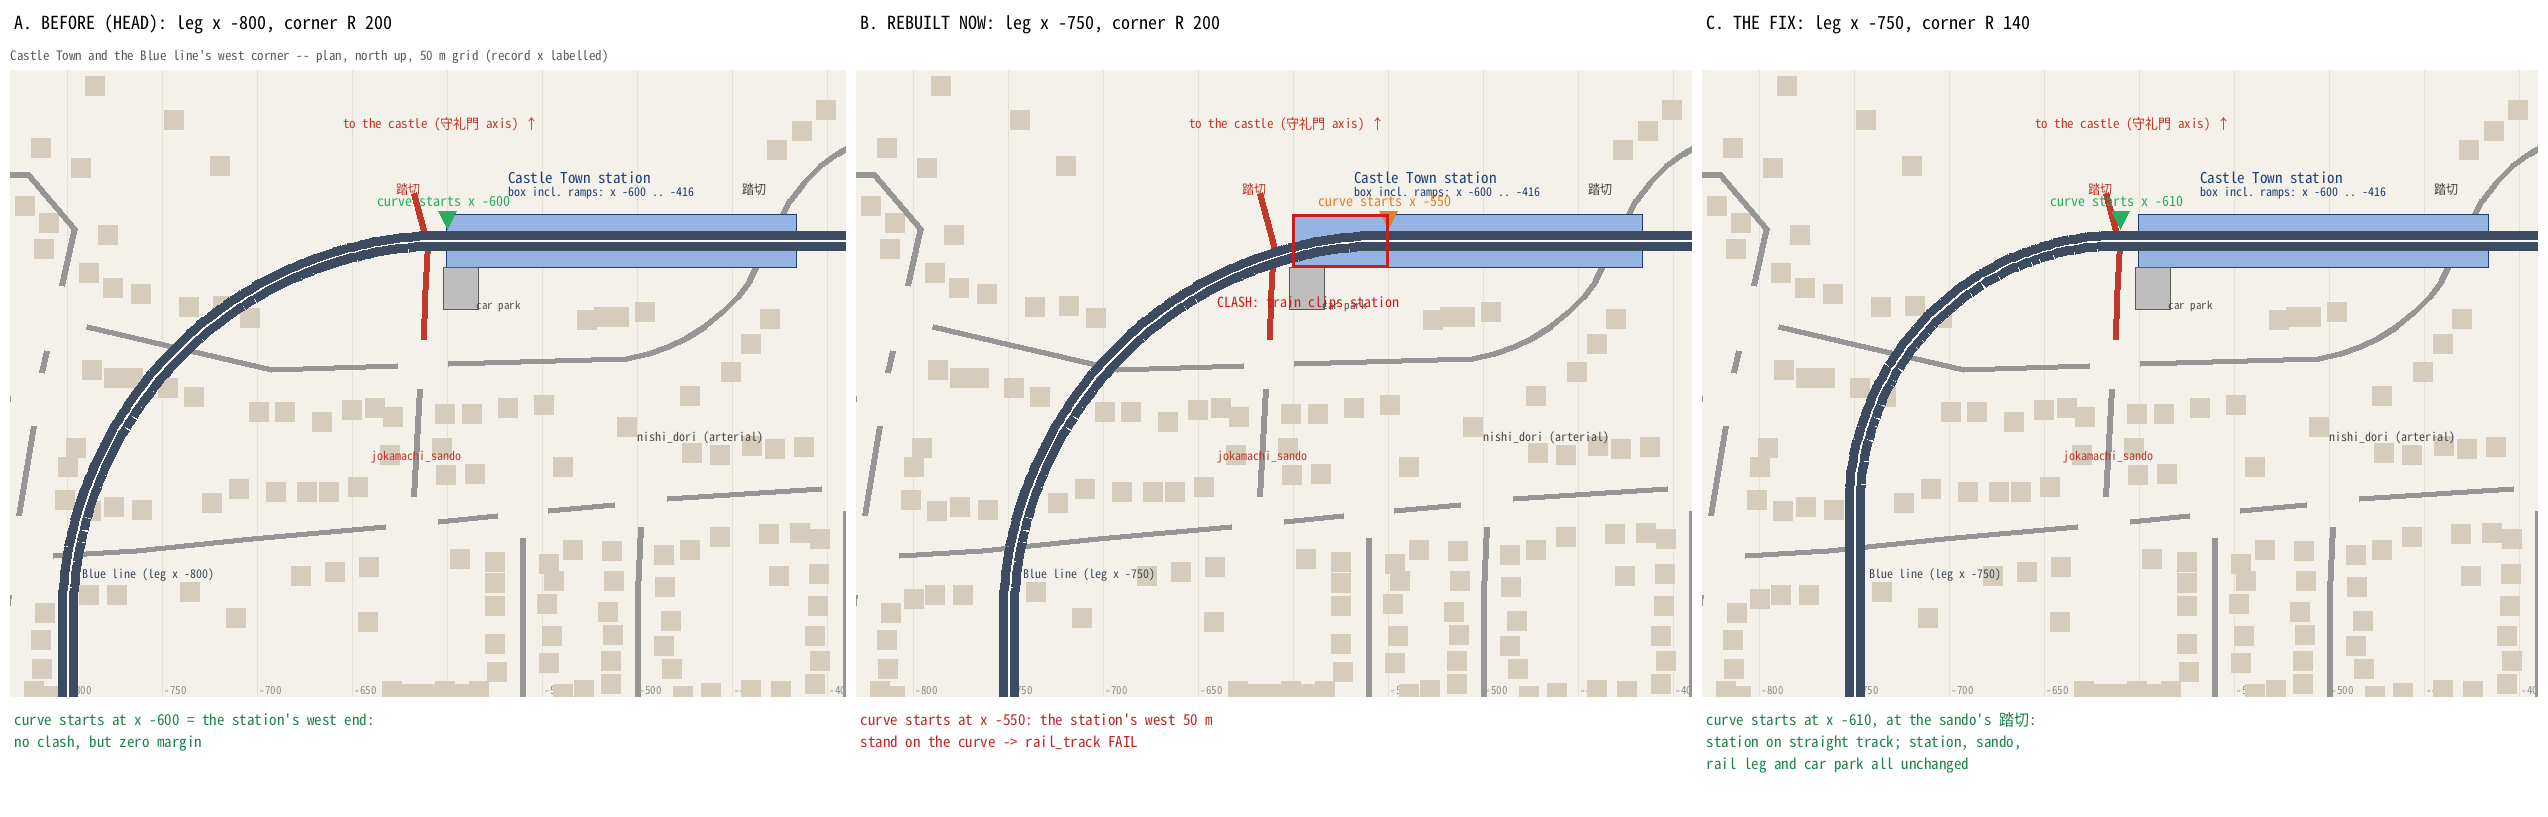

The Python source for this figure:
import json, math, sys
from PIL import Image, ImageDraw, ImageFont
R = "/data/danilko/git/third-person-shooter/"
OUT = sys.argv[1]
roads = json.load(open(R + "assets/world_source/pieces/IslandRoads.roads.json"))
P = {p["uid"]: p["pos"] for p in roads["points"]}
res = json.load(open(R + "assets/world_source/buildings/IslandRailReserve.json"))
blds = json.load(open(R + "assets/world_source/buildings/IslandBuildings.json"))
blds = blds["buildings"] if isinstance(blds, dict) else blds
FONT = "/usr/share/fonts/google-noto-sans-mono-cjk-vf-fonts/NotoSansMonoCJK-VF.ttc"
f = lambda s: ImageFont.truetype(FONT, s)
X0, X1, Y0, Y1 = -830.0, -390.0, -400.0, -70.0
S = 1.9                                    # px per metre
PW, PH = int((X1 - X0) * S), int((Y1 - Y0) * S)
TOP = 70
img = Image.new("RGB", (PW * 3 + 40, PH + TOP + 120), (255, 255, 255))
d = ImageDraw.Draw(img)

def rail(cx, rad, n=90):
    pts = [(-380.0, -160.0), (cx + rad, -160.0)]
    ox, oy = cx + rad, -160.0 - rad
    for i in range(n + 1):
        a = math.pi / 2 + (math.pi / 2) * i / n
        pts.append((ox + rad * math.cos(a), oy + rad * math.sin(a)))
    pts.append((cx, -430.0))
    return pts, cx + rad

def panel(k, cx, rad, title, lines, good):
    global d
    OX = 10 + k * (PW + 10)
    full = d
    pim = Image.new("RGB", (PW, PH), (244, 241, 234))
    d = ImageDraw.Draw(pim)
    ox, top = 0, 0
    T = lambda x, y: (ox + (x - X0) * S, top + (Y1 - y) * S)
    for g in range(-800, -380, 50):
        d.line([T(g, Y0), T(g, Y1)], fill=(228, 224, 214))
        d.text((T(g, Y0)[0] + 2, PH - 16), str(g), fill=(140, 140, 140), font=f(11))
    for b in blds:
        x, y = b["pos"][0], -b["pos"][2]
        if X0 < x < X1 and Y0 < y < Y1:
            d.rectangle([T(x - 5, y + 5), T(x + 5, y - 5)], fill=(214, 204, 188))
    for r in roads["roads"]:
        pts = [P[u] for u in r["points"] if u in P]
        if len(pts) < 2 or not any(X0 - 80 < p[0] < X1 + 80 and Y0 - 80 < p[1] < Y1 + 80 for p in pts):
            continue
        nm = r["name"]
        lanes = r["base"].get("lanes_fwd", 1) + r["base"].get("lanes_bwd", 1)
        col = (192, 57, 43) if nm.startswith("jokamachi_sando") else (90, 90, 90) if lanes >= 4 else (150, 150, 150)
        d.line([T(p[0], p[1]) for p in pts], fill=col, width=max(3, int(3.2 * lanes * S / 2)), joint="curve")
    for b in res["boxes"]:
        if b["id"] in ("station:Castle Town", "parking:Castle Town"):
            x, y, ux, uy = b["x"], b["y"], b.get("ux", 1.0), b.get("uy", 0.0)
            nx, ny = -uy, ux
            c = [T(x + ux * sa * b["h_along"] + nx * sc * b["h_across"], y + uy * sa * b["h_along"] + ny * sc * b["h_across"])
                 for sa, sc in ((1, 1), (-1, 1), (-1, -1), (1, -1))]
            st = b["id"].startswith("station")
            d.polygon(c, fill=(150, 180, 225) if st else (190, 190, 190), outline=(29, 63, 117) if st else (90, 90, 90))
            if st:
                d.text(T(x - 60, y + 40), "Castle Town station", fill=(29, 63, 117), font=f(15))
                d.text(T(x - 60, y + 31), "box incl. ramps: x %.0f .. %.0f" % (x - b["h_along"], x + b["h_along"]),
                       fill=(29, 63, 117), font=f(12))
            else:
                d.text(T(x + 8, y - 4), "car park", fill=(80, 80, 80), font=f(11))
    pts, tx = rail(cx, rad)
    d.line([T(*p) for p in pts], fill=(60, 75, 95), width=int(11 * S), joint="curve")      # the double-track bed, 11 m
    d.line([T(*p) for p in pts], fill=(250, 250, 250), width=2, joint="curve")
    mark = (39, 174, 96) if good else (230, 126, 34)
    a, b_ = T(tx, -160)
    d.polygon([(a - 9, b_ - 30), (a + 9, b_ - 30), (a, b_ - 12)], fill=mark)
    d.text((a - 70, b_ - 52), "curve starts x %.0f" % tx, fill=mark, font=f(14))
    if not good:   # the overlap: station box x -600 .. curve start
        d.rectangle([T(-600.4, -146), T(tx, -174)], outline=(200, 30, 30), width=3)
        d.text(T(-640, -186), "CLASH: train clips station", fill=(200, 30, 30), font=f(14))
    d.text(T(-655, -92), "to the castle (守礼門 axis) ↑", fill=(192, 57, 43), font=f(13))
    d.text(T(-640, -268), "jokamachi_sando", fill=(192, 57, 43), font=f(12))
    d.text(T(-500, -258), "nishi_dori (arterial)", fill=(70, 70, 70), font=f(12))
    d.text(T(-445, -128), "踏切", fill=(70, 70, 70), font=f(12))
    d.text(T(-627, -128), "踏切", fill=(192, 57, 43), font=f(12))
    d.text(T(cx + 8, -330), "Blue line (leg x %.0f)" % cx, fill=(60, 75, 95), font=f(12))
    d = full
    img.paste(pim, (OX, TOP))
    d.text((OX + 4, 8), title, fill=(0, 0, 0), font=f(18))
    for i, ln in enumerate(lines):
        d.text((OX + 4, TOP + PH + 10 + 22 * i), ln, fill=(30, 130, 73) if good else (190, 40, 40), font=f(15))

panel(0, -800.0, 200.0, "A. BEFORE (HEAD): leg x -800, corner R 200",
      ["curve starts at x -600 = the station's west end:", "no clash, but zero margin"], True)
panel(1, -750.0, 200.0, "B. REBUILT NOW: leg x -750, corner R 200",
      ["curve starts at x -550: the station's west 50 m", "stand on the curve -> rail_track FAIL"], False)
panel(2, -750.0, 140.0, "C. THE FIX: leg x -750, corner R 140",
      ["curve starts at x -610, at the sando's 踏切:", "station on straight track; station, sando,", "rail leg and car park all unchanged"], True)
d.text((10, TOP - 26), "Castle Town and the Blue line's west corner -- plan, north up, 50 m grid (record x labelled)",
       fill=(90, 90, 90), font=f(13))
img.save(OUT)
print(OUT, img.size)
